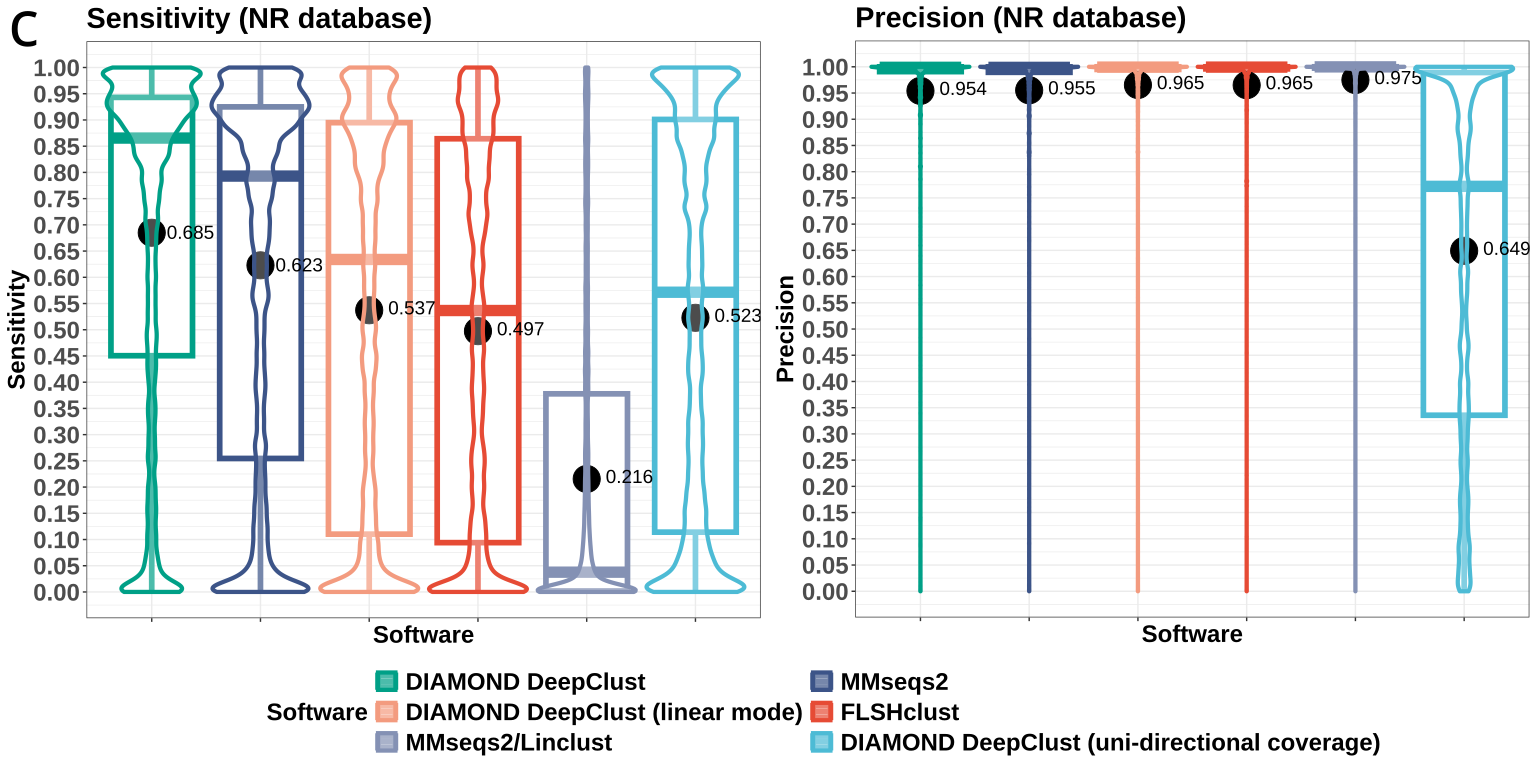

Generate this figure with R:
#### Figure 1B
library(ggplot2)
#library(devEMF)

args = commandArgs(trailingOnly=TRUE)
type <- args[1]
label <- ifelse(type == "prec", "Precision", "Sensitivity")
# import sensitivity distributions
Fig1b_data <-
  list(
    `DIAMOND DeepClust` = as.double(readr::read_lines(paste("diamond", type, "gz", sep='.'))),
    `FLSHclust` = as.double(readr::read_lines(paste("flshclust",type,"gz", sep='.'))),
    `MMseqs2` = as.double(readr::read_lines(paste("mmseqs",type,"gz",sep='.'))),
    `DIAMOND DeepClust (uni-directional coverage)` = as.double(readr::read_lines(paste("diamond-uni",type,"gz", sep='.'))),
	`MMseqs2/Linclust` = as.double(readr::read_lines(paste("linclust",type,"gz",sep='.'))),
	`DIAMOND DeepClust (linear mode)` = as.double(readr::read_lines(paste("diamond-lin",type,"gz", sep='.')))
  )

# look at differences in distribution sizes
lapply(Fig1b_data, length)

# DeepClust vs MMSeqs2: 149824975 - 149823344 = 1631 missing elements that need to be set to 0
# DeepClust vs FLSHClust: 149824975 - 149824832 = 143 missing elements that need to be set to 0

Fig1b_data_tibble <-
  tibble::tibble(
    `DIAMOND DeepClust` = Fig1b_data[[1]],
    `FLSHclust` = Fig1b_data[[2]],
    `MMseqs2` = Fig1b_data[[3]],
    `DIAMOND DeepClust (uni-directional coverage)` = Fig1b_data[[4]],
	`MMseqs2/Linclust` = Fig1b_data[[5]],
	`DIAMOND DeepClust (linear mode)` = Fig1b_data[[6]]
  )

Fig1b_data_tibble_tidy <- tidyr::pivot_longer(Fig1b_data_tibble, `DIAMOND DeepClust`:`DIAMOND DeepClust (linear mode)`)
names(Fig1b_data_tibble_tidy) <- c("Software", "Distribution")


Fig1b_data_tibble_tidy <- dplyr::mutate(Fig1b_data_tibble_tidy, Software = factor(Software, levels = c(
  "DIAMOND DeepClust",
  "MMseqs2",
  "DIAMOND DeepClust (linear mode)",
  "FLSHclust",
  "MMseqs2/Linclust",
  "DIAMOND DeepClust (uni-directional coverage)"
)))

# remotes::install_github('jorvlan/raincloudplots')

# install.packages(c("ggstatsplot", "rstantools"))

#   
#   Fig1b_1 <- ggstatsplot::ggbetweenstats(
#   #ggstatsplot::grouped_ggbetweenstats(
#   data             = dplyr::slice_sample(Fig1b_data_tibble_tidy, n = 1000),
#   #  data             = Fig1b_data_tibble_tidy,
#   x                = Software,
#   y                = Distribution,
#   # grouping.var     = Software,
#   colour = Software,
#   ggsignif.args    = list(textsize = 4, tip_length = 0.01),
#   p.adjust.method  = "bonferroni",
#   palette          = "default_jama",
#   package          = "ggsci",
#   point.args = list(alpha = 0),
#   plotgrid.args    = list(nrow = 1),
#   annotation.args  = list(title = "Sensitivity Benchmark \n (~150M seqs)") 
# )

#Fig1b_1 <- ggplot(Fig1b_data_tibble_tidy, aes(x=Distribution, fill=Software)) + geom_density(alpha=.3)

#Fig1b_1 <- ggplot(Fig1b_data_tibble_tidy, aes(x=Software, y=Distribution, fill=Software)) + ggdist::stat_halfeye()
      

plt <- ggplot(
      Fig1b_data_tibble_tidy,
      aes(
        x = factor(
          Software
        ),
        y = Distribution,
        colour = Software
      )
    ) +
    geom_boxplot(size = 2, outlier.shape = NA) +
	ggplot2::stat_summary(fun=mean, geom="text", ggplot2::aes(label=round(..y.., digits=3)), vjust=0.3, hjust = -0.4, color="black", size=5) +
    stat_summary(
      fun.y = mean,
      geom = "point",
      shape = 20,
      size = 14,
      color = "black",
      fill = "black"
    ) +
    geom_violin(alpha = 0.3, size = 1.5, scale = "width") +
    #ggplot2::geom_boxplot() +
    # ggplot2::geom_point(alpha = 0.7) +
    theme_bw()  +
    labs(x = "Software", y = label, title = paste(label, "(NR database)",sep=' ')) +
    theme(
      title            = ggplot2::element_text(size = 18, face = "bold"),
      legend.title     = ggplot2::element_text(size = 18, face = "bold"),
      legend.text      = ggplot2::element_text(size = 18, face = "bold"),
	  legend.position  = "bottom",
      axis.title       = ggplot2::element_text(size = 18, face = "bold"),
      axis.text.y      = ggplot2::element_text(size = 18, face = "bold"),
	  axis.text.x      = ggplot2::element_blank(),
      panel.background = ggplot2::element_blank(),
      strip.text.x     = ggplot2::element_text(
        size           = 18,
        colour         = "black",
        face           = "bold"
      )
    ) +
    
    scale_y_continuous(breaks = scales::pretty_breaks(n = 20)) +
    scale_color_manual(values = ggsci::pal_npg("nrc")(6)[c(3, 4, 5, 1, 6, 2)]) +
    scale_fill_manual(values = ggsci::pal_npg("nrc")(6)[c(3, 4, 5, 1, 6, 2)]) +
	guides(colour=ggplot2::guide_legend(ncol=2,nrow=3,byrow=TRUE))
    # ggplot2::scale_x_discrete(labels = table(dplyr::slice_sample(Fig1b_data_tibble_tidy, n = 1000)$Software))

filename <- paste("Fig1c",type,"svg", sep='.')
cowplot::save_plot(filename, plt, base_height = 8, base_width = 8)
#ggsave("plot.emf", width = 6, height = 4, device = {function(filename, ...) devEMF::emf(file = filename, ...)})

#ggsave(filename,    Fig1b_1, height = 8, width = 8,
       #device = {\(filename, ...) devEMF::emf(file = filename, ...)})
	  
#library(officer)
#doc_gg <- read_docx()
#doc_gg <- body_add_gg(x = doc_gg, value = plt, style = "centered")
#print(doc_gg, target = "fig1c.docx")

#doc <- read_pptx()
#doc <- add_slide(doc)
#doc <- ph_with(x = doc, value = plt, 
#               location = ph_location_fullsize() )
#doc <- ph_with(x = doc, "a ggplot example", 
#               location = ph_location_type(
#                 type = "title") )
#print(doc, target = "fig1c.pptx")